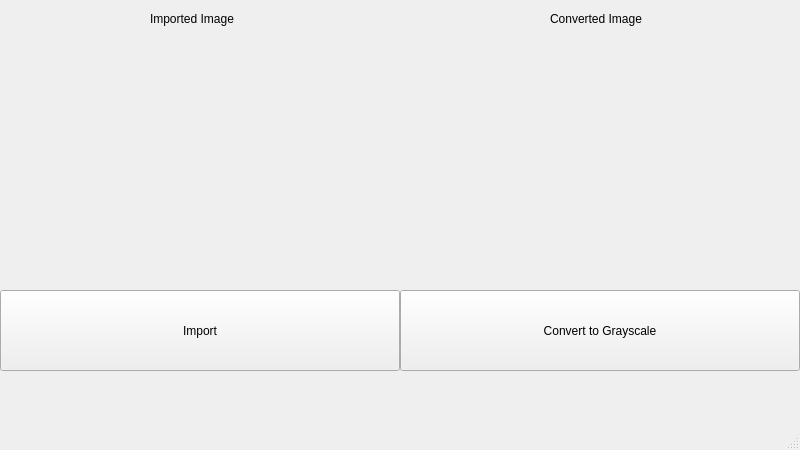
<?xml version="1.0" encoding="UTF-8"?>
<ui version="4.0">
 <class>MainWindow</class>
 <widget class="QMainWindow" name="MainWindow">
  <property name="geometry">
   <rect>
    <x>0</x>
    <y>0</y>
    <width>800</width>
    <height>450</height>
   </rect>
  </property>
  <property name="windowTitle">
   <string>MainWindow</string>
  </property>
  <widget class="QWidget" name="centralwidget">
   <widget class="QLabel" name="imageinput">
    <property name="geometry">
     <rect>
      <x>0</x>
      <y>30</y>
      <width>400</width>
      <height>225</height>
     </rect>
    </property>
    <property name="text">
     <string/>
    </property>
    <property name="pixmap">
     <pixmap>../Exp1/killer.jpg</pixmap>
    </property>
    <property name="scaledContents">
     <bool>true</bool>
    </property>
   </widget>
   <widget class="QPushButton" name="import_image">
    <property name="geometry">
     <rect>
      <x>0</x>
      <y>290</y>
      <width>400</width>
      <height>81</height>
     </rect>
    </property>
    <property name="text">
     <string>Import</string>
    </property>
   </widget>
   <widget class="QPushButton" name="output">
    <property name="geometry">
     <rect>
      <x>400</x>
      <y>290</y>
      <width>400</width>
      <height>81</height>
     </rect>
    </property>
    <property name="text">
     <string>Convert to Grayscale</string>
    </property>
   </widget>
   <widget class="QLabel" name="imageoutput">
    <property name="geometry">
     <rect>
      <x>401</x>
      <y>30</y>
      <width>400</width>
      <height>225</height>
     </rect>
    </property>
    <property name="text">
     <string/>
    </property>
    <property name="pixmap">
     <pixmap>../Exp1/killer.jpg</pixmap>
    </property>
    <property name="scaledContents">
     <bool>true</bool>
    </property>
   </widget>
   <widget class="QLabel" name="label">
    <property name="geometry">
     <rect>
      <x>150</x>
      <y>10</y>
      <width>101</width>
      <height>17</height>
     </rect>
    </property>
    <property name="text">
     <string>Imported Image</string>
    </property>
   </widget>
   <widget class="QLabel" name="label_2">
    <property name="geometry">
     <rect>
      <x>550</x>
      <y>10</y>
      <width>101</width>
      <height>17</height>
     </rect>
    </property>
    <property name="text">
     <string>Converted Image</string>
    </property>
   </widget>
  </widget>
  <widget class="QMenuBar" name="menubar">
   <property name="geometry">
    <rect>
     <x>0</x>
     <y>0</y>
     <width>800</width>
     <height>27</height>
    </rect>
   </property>
  </widget>
  <widget class="QStatusBar" name="statusbar"/>
 </widget>
 <resources/>
 <connections/>
</ui>
